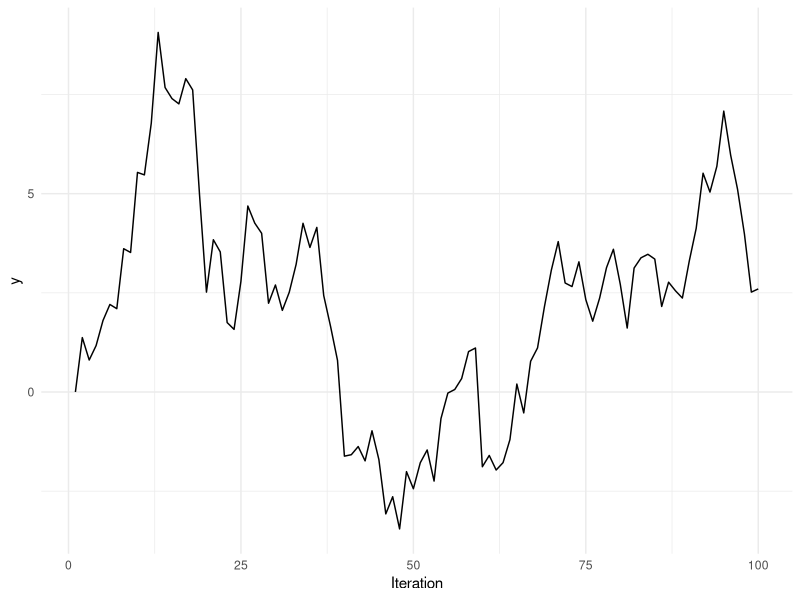
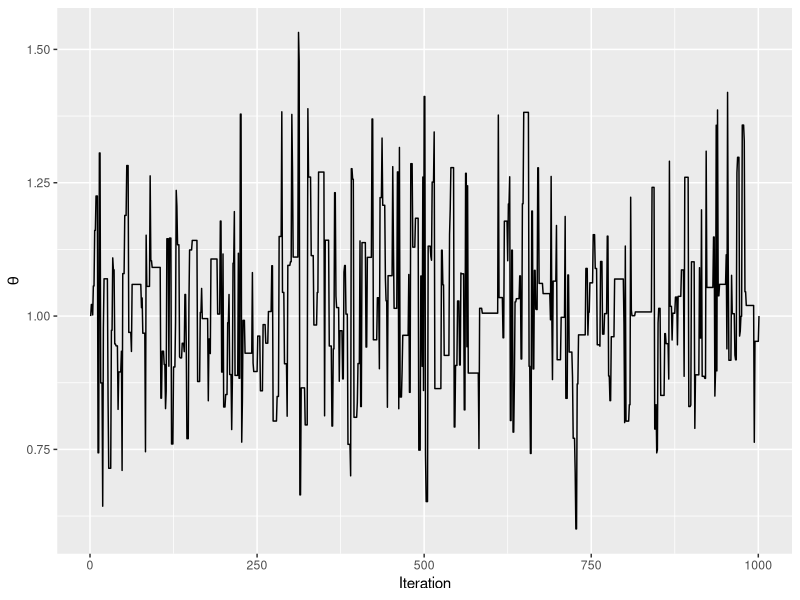
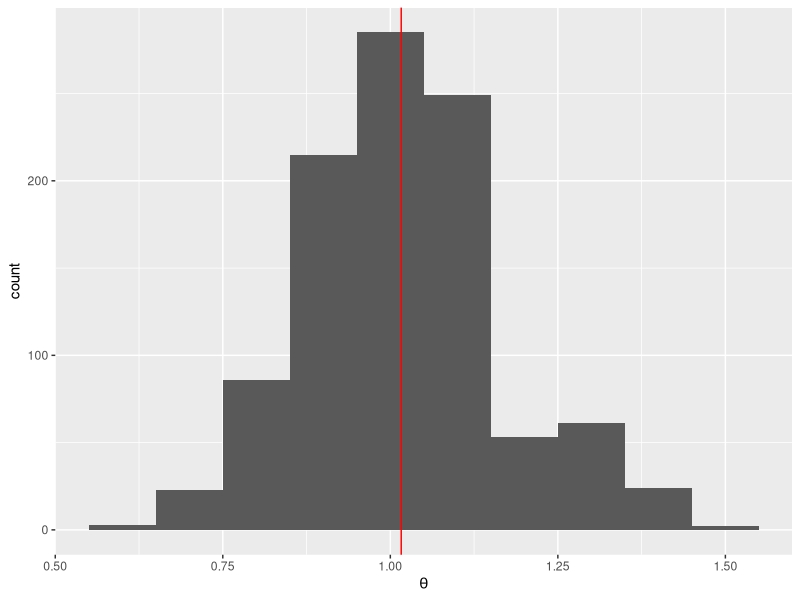
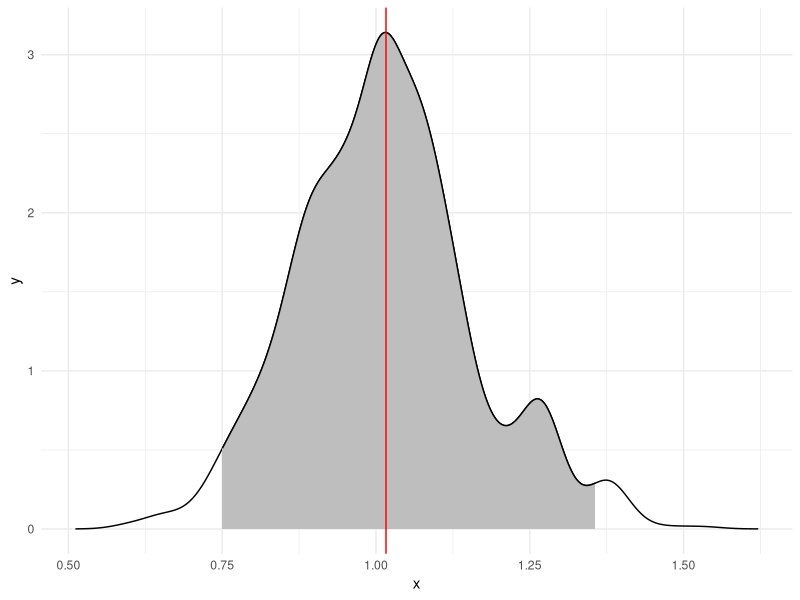

Here is the R script that generated these plots, in order:
## ---- chunk 1
library(tidyverse)
set.seed(42)
## ---- chunk 2
n <- 100
y <- rep(0,n)

for (i in 2:n) y[i] = y[i - 1] + rnorm(1)
df <- tibble(y = y)
df |>
  ggplot(aes(x = seq_len(n), y = y)) +
  geom_line() + 
  labs(x = "Iteration", y = "y") +
  theme_minimal()

## ---- chunk 3
saints_goals <- c(1, 2, 2, 0, 2, 0, 0, 1, 0, 1, 1, 1, 0, 1, 1, 1, 1, 0, 1, 0, 0, 1, 1, 0, 1, 0, 0, 3, 0, 1, 0, 3, 0, 1, 3, 0, 1, 4)
## ---- chunk 4
log_post <- function(z, data = saints_goals) {
  # likelihood <- sapply(z, prod(dpois(data, exp(z)) ) ) 
  log_lkld <- sapply(z, 
    function(z) sum(dpois(data, exp(z), log = T))  
  ) 
  log_lkld + dnorm(z, 1, 0.5, log = T)
}
## ---- chunk 5
log_ratio <- function(z1, z2) {
  log_post(z1) - log_post(z2)
}
metropolis <- function(start_val = 1, 
                       n = 1001,
                       rprop = rnorm, 
                       log_ratio,
                       prev_val_param = "mean",
                       n_burnin_rej = 1,
                       ...) {
  z <- c(log(start_val), rep(0, n)) # start_val would be rejected at the end
  accept <- 0
  for (i in 2:n) {
    prop <- do.call(
       rprop, 
       c(
       list(n = 1), 
       setNames(list(z[i - 1]), prev_val_param), 
       list(...)
       )
     )
    if (log(runif(1)) < min(0, log_ratio(prop, z[i - 1])) ) {
      z[i] <- prop
      accept <- accept + 1
    } else {
      z[i] <- z[i - 1]
    }
  }
  sample <- (exp(z))[-seq_len(n_burnin_rej)]
  acf <- acf(sample, plot = FALSE, lag.max = 100)$acf
  eff_sample_sz <- (n - n_burnin_rej) / (1 + 2 * sum(acf[-1])) 
  
  list(sample = sample, 
    accept_rate = accept / n,
    eff_sample_sz  = eff_sample_sz
  )
}
#metropolis <- function(start_val = 1, n = 1000, sd = 0.2) {
#  z <- c(log(start_val), rep(0, n)) # start_val would be rejected at the end
#  accept <- 0
#  for (i in 2:(n+1)) {
#    prop <- rnorm(1, z[i - 1], sd)
#    if (log(runif(1)) < min(0, log_ratio(prop, z[i - 1])) ) {
#      z[i] <- prop
#      accept <- accept + 1
#    } else {
#      z[i] <- z[i - 1]
#    }
#  }
#  list(sample = exp(z[2:(n+1)]), accept_rate = accept / n)
#}
## ---- chunk 6
n <- 1001
goals <- metropolis(sd = 0.5, log_ratio = log_ratio)
post_mean <- mean(goals$sample)
goals$accept_rate
## ---- chunk 7
ll <- sort(goals$sample)[0.025 * n]
ul <- sort(goals$sample)[0.975 * n]

theta_sample <- tibble(x = seq_len(n), sample = goals$sample) |>
 mutate(ci = sample < ul & sample > ll)

theta_sample |>
 ggplot() +
  geom_line(aes(x = x, y = sample)) +
  labs(x = "Iteration", y = expression(theta))
## ---- chunk 8
theta_sample |>
  ggplot(aes(x = sample)) +
  geom_histogram(binwidth = 0.1) +
  geom_vline(aes(xintercept = mean(theta_sample$sample)), color = "red") +
  labs(x = expression(theta), y = "count")
## ---- chunk 9
ci <- quantile(theta_sample$sample, probs = c(0.025, 0.975))
dens <- density(theta_sample$sample)
dens_df <- tibble(x = dens$x, y = dens$y)

dens_df |>
  ggplot(aes(x = x, y = y)) +
  geom_density(stat = "identity") +
  geom_density(data = dens_df |> filter(x > ci[1] & x < ci[2]) , stat = "identity", fill = "gray") +
  geom_vline(aes(xintercept = mean(theta_sample$sample)), color = "red") +
  theme_minimal()
